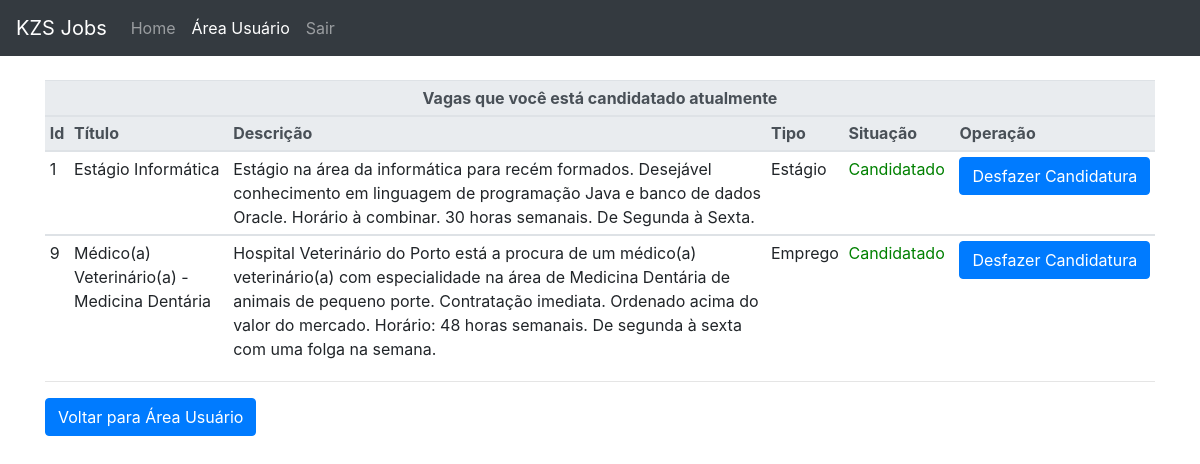
The page /vagas_candidatadas.php?id=2&pagina=1 (signed in) on the database its author committed.
### tables this page shows
CREATE TABLE `candidaturas` (
  `usuario_id` int(11) NOT NULL,
  `vaga_id` int(11) NOT NULL
);

CREATE TABLE `vagas` (
  `id` int(11) NOT NULL,
  `titulo` varchar(120) NOT NULL,
  `descricao` text NOT NULL,
  `empresa_id` int(11) DEFAULT NULL,
  `tipo` varchar(3) NOT NULL,
  `area` varchar(3) DEFAULT NULL
);

### inicia_session.php (called while the page is built, shortened)
<?php
  $email_logado = $_SESSION['email'];
?>

### vagas_candidatadas.php (the view, shortened to what this page needs)
<?php
  include 'inicia_session.php';
?>
<!DOCTYPE html>
<html lang="pt">
<head>
    <link href="./index_files/bootstrap.min.css" rel="stylesheet">
    <link href="./index_files/starter-template.css" rel="stylesheet">
</head>
<body>
    <nav class="navbar navbar-expand-md navbar-dark bg-dark fixed-top">
        <a class="navbar-brand" href="index.php"> KZS Jobs </a>
        <div class="collapse navbar-collapse" id="navbarsExampleDefault">
            <ul class="navbar-nav mr-auto">
                <li class="nav-item inactive">
                    <a class="nav-link" href="index.php"> Home </a>
                </li>
                <li class="nav-item active">
                    <a class="nav-link" href="login_usuario.php"> Área Usuário <span class="sr-only">(current)</span></a>
                </li>
                <li class="nav-item">
                    <a class="nav-link" href="logout.php"> Sair <span class="sr-only">(current)</span></a>
                </li>
            </ul>
        </div>
    </nav>
<?php
  require 'conecta_bd.php';
  $id_usuario = $_GET['id'];
  $sql = "select C.vaga_id, C.usuario_id, V.*
            from CANDIDATURAS C, VAGAS V
           where C.vaga_id = V.id and usuario_id = $id_usuario";
  $registros_por_pagina = 5;
  $pagina=$_GET['pagina'];
  if(!$pagina){
    $pc = "1";
  }else{
  $pc = $pagina;
  }
  $inicio = $pc - 1;
  $inicio = $inicio * $registros_por_pagina;
  $limite = mysqli_query($conn, "$sql LIMIT $inicio,$registros_por_pagina");
  echo "<div class='container'>";
  echo"<table class='table table-sm'>
        <thead class='thead-light'>
          <tr align='center'>
            <th colspan=6 >Vagas que você está candidatado atualmente</th>
          </tr>
          <tr>
            <th>Id</th>
            <th>Título</th>
            <th>Descrição</th>
            <th>Tipo</th>
            <th>Situação</th>
            <th>Operação</th>
          </tr>
        <thead>";
  while($row_vaga = mysqli_fetch_assoc($limite)){
    if($row_vaga['tipo']=='EMP'){
      $tipo = 'Emprego';
    }elseif($row_vaga['tipo']=='VOL'){
      $tipo = 'Voluntário';
    }elseif($row_vaga['tipo']=='EST'){
      $tipo = 'Estágio';
    }else{
      $tipo = 'Outro';
    }
    $id_vaga = $row_vaga['id'];
    $sql_1 = "select id from USUARIOS where email = '$email_logado' and tipo = 'U'";
    $resultado_1 = mysqli_query($conn, $sql_1);
    $row_usuario = mysqli_fetch_assoc($resultado_1);
    $id_usuario = $row_usuario['id'];
    echo "<tbody>";
	  echo "<tr>";
	  echo "<td>" .$row_vaga['id'] ."</td>";
	  echo "<td>" .$row_vaga['titulo'] ."</td>";
	  echo "<td>" .$row_vaga['descricao'] ."</td>";
    echo "<td>" .$tipo ."</td>";
    $sql_2 = "select * from CANDIDATURAS where vaga_id = $id_vaga and usuario_id = $id_usuario ";
    $resultado_2 = mysqli_query($conn, $sql_2);
    $count = mysqli_num_rows($resultado_2);
    $row_candidatura = mysqli_fetch_assoc($resultado_2);
    if($count == 0){
	   echo "<td width=10%><a class='btn btn-primary' href='candidatar_vaga.php?id=$row_vaga[id]&pagina=$pagina'> Candidatar-se </a></td>";
    }else{
     echo "<td width=10% > <font color='green'>Candidatado</font></td>";
	   echo "<td width=10%><a class='btn btn-primary' href='delete_candidatura.php?id=$row_candidatura[vaga_id]&idusu=$row_candidatura[usuario_id]&pag=vcand&pagina=$pagina'> Desfazer Candidatura </a></td>";
  }
	  echo "</tr>";
	  echo "</tbody>";
  }
  echo"</table>";
  echo "</div>";
  echo "<div class='container'>";
  echo "<hr>";
  echo "<a class='btn btn-primary' href='area_usuario.php'> Voltar para Área Usuário</a>";
  echo "<br><br>";
  echo "</div>";
?>
</body>
</html>

### index_files/starter-template.css (style rules this page uses)
body { padding-top: 5rem; }

### rows shown on the page
candidaturas: vaga "1", vaga.titulo "Estágio Informática", vaga.descricao "Estágio na área da informática para recém formados. Desejável conhecimento em linguagem de programação Java e banco de dados Oracle. Horário à combinar. 30 horas semanais. De Segunda à Sexta.", vaga.tipo "Estágio"
candidaturas: vaga "9", vaga.titulo "Médico(a) Veterinário(a) - Medicina Dentária", vaga.descricao "Hospital Veterinário do Porto está a procura de um médico(a) veterinário(a) com especialidade na área de Medicina Dentária de animais de pequeno porte. Contratação imediata. Ordenado acima do valor do mercado. Horário: 48 horas semanais. De segunda à sexta com uma folga na semana.", vaga.tipo "Emprego"
